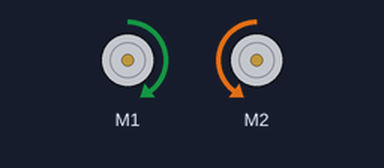
Simulated run of this sketch. Board: Arduino Mega 2560, built with avr-gcc and run on an emulated ATmega2560. Shown: 2 × DC motor (green arrow = forward, orange = backward, longer = faster). What the sketch prints to the serial monitor is not drawn.

Above: at 0.1 s.
At 3.1 s:
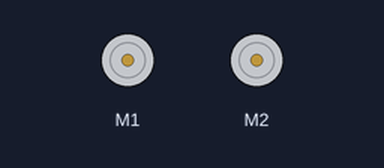
Timing chart, 0 to 4.6 s (numbered marks = the images above):
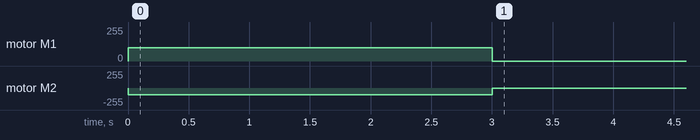

Measured:
- by itself, motor M1: stopped → forward 100/255 at 0.00 s, → stopped 3.0 s later
- by itself, motor M2: stopped → backward 100/255 at 0.00 s, → stopped 3.0 s later

The sketch:

test_motors.ino
```cpp
#include "Motors.h"
#include "Utilities.h"


/****************************** Global Variables ******************************/


/*********************************** Setup ************************************/

void setup() {
    Serial.begin(9600);
    Serial2.begin(9600);

    Serial.println("Initializing Robot...");

    /* move forward for 3 seconds and stop */
    move(100, 0);
    delay(3000);
    move(0, 0);
}

void move(float u_lin, float u_ang)
{
    /* making sure we don't exceed the maximum left and right motor speeds */
    float uL = clampActuation(u_ang - u_lin);
    float uR = clampActuation(u_ang + u_lin);

    /* running the motors */
    motorR.run(uR);
    motorL.run(uL);
}


/************************************ Loop ************************************/

void loop() {
}
```

Motors.h
```cpp
#ifndef MOTORS_H
#define MOTORS_H

#include "MeMegaPi.h"

MePort portSet(PORT_5);
MeMegaPiDCMotor motorR(PORT1B);
MeMegaPiDCMotor motorL(PORT2B);
MeMegaPiDCMotor motorA(PORT3B);
MeMegaPiDCMotor motorG(PORT4B);
MeEncoderOnBoard encoderA(SLOT3);


int get_arm_position(void) {
    encoderA.updateCurPos();
    return encoderA.getCurPos();
}

void isr_process_encoder1(void)
{
    if(digitalRead(encoderA.getPortB()) == 0)
    {
        encoderA.pulsePosMinus();
    }
    else
    {
        encoderA.pulsePosPlus();;
    }
}

void setup_encoder(void) {
    attachInterrupt(encoderA.getIntNum(), isr_process_encoder1, RISING);
    TCCR1A = _BV(WGM10);
    TCCR1B = _BV(CS11) | _BV(WGM12);
    encoderA.setPulse(7);
    encoderA.setRatio(26.9);
    encoderA.setPosPid(1.8,0,1.2);
    encoderA.setSpeedPid(0.18,0,0);
}

#endif // MOTORS_H
```

Utilities.h
```cpp
#ifndef UTILITIES_H
#define UTILITIES_H

// PixyCam specs (https://forum.pixycam.com/t/what-is-the-max-x-and-y-of-the-pixy2/7356)
const int X_RESOLUTION = 315;
const int Y_RESOLUTION = 207;

const int FRAME_WIDTH = 78;
const int FRAME_HEIGHT = 51;

const int MAX_ACTUATION = 255;
const int MIN_ACTUATION = -255;

/****************************** Functions ******************************/

float clampActuation(float value) {
    value = min(value, MAX_ACTUATION);
    value = max(value, MIN_ACTUATION);
    return value;
}

#endif // UTILITIES_H
```
